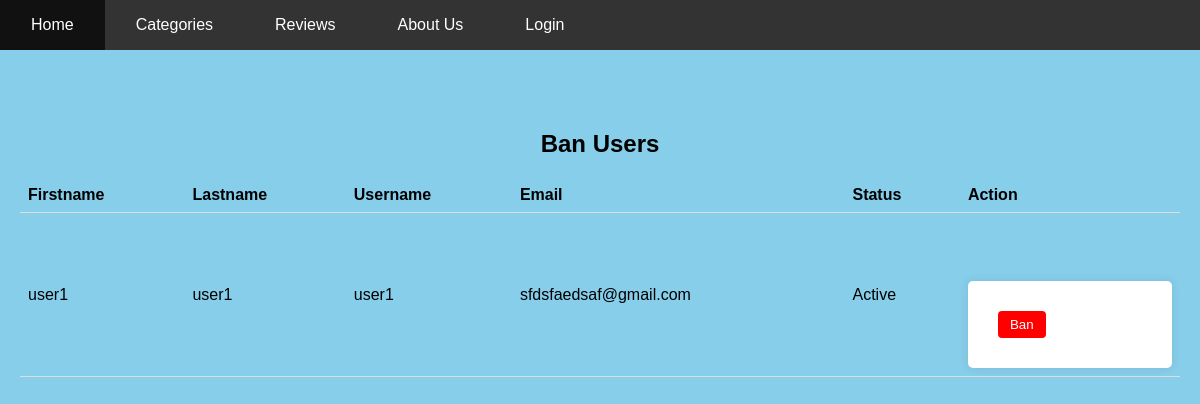
/Sample/banUser.php, run on the app's committed database.
### tables this page shows
CREATE TABLE `tbluseraccount` (
  `Firstname` varchar(50) NOT NULL,
  `Lastname` varchar(50) NOT NULL,
  `Username` varchar(30) NOT NULL,
  `Password` varchar(50) NOT NULL,
  `userType` int(1) NOT NULL DEFAULT 0,
  `Email` varchar(30) DEFAULT NULL,
  `Status` tinyint(1) NOT NULL DEFAULT 0
);

### Sample/banUser.php (the view, shortened to what this page needs)
<?php
require_once 'header.php';
$servername = "localhost";
$username = "root";
$password = "";
$dbname = "bookreview";
$conn = new mysqli($servername, $username, $password, $dbname);
$sql = "SELECT * FROM tbluseraccount WHERE userType = 0";
$result = $conn->query($sql);
if ($result->num_rows > 0) {
    ?>
    <!DOCTYPE html>
    <html>
    <head>
        <link rel="stylesheet" type="text/css" href="styles.css">
    </head>
    <body>
        <div class="container">
            <h2>Ban Users</h2>
            <table>
                <tr>
                    <th>Firstname</th>
                    <th>Lastname</th>
                    <th>Username</th>
                    <th>Email</th>
                    <th>Status</th>
                    <th>Action</th>
                </tr>
                <?php
                while ($row = $result->fetch_assoc()) {
                    echo "<tr>";
                    echo "<td>" . $row['Firstname'] . "</td>";
                    echo "<td>" . $row['Lastname'] . "</td>";
                    echo "<td>" . $row['Username'] . "</td>";
                    echo "<td>" . $row['Email'] . "</td>";
                    echo "<td>" . ($row['Status'] == 1 ? 'Banned' : 'Active') . "</td>";
                    echo "<td>";
                    if ($row['Status'] == 0) {
                        echo '<form action="banUserAction.php" method="post">';
                        echo '<button class="ban-button" type="submit" name="ban">Ban</button>';
                        echo '</form>';
                    } else {
                        echo '<form action="banUserAction.php" method="post">';
                        echo '<input type="hidden" name="username" value="' . $row['Username'] . '">';
                        echo '<button class="unban-button" type="submit" name="unban">Unban</button>';
                        echo '</form>';
                    }
                    echo "</td>";
                    echo "</tr>";
                }
                ?>
            </table>
        </div>
    </body>
    </html>
    <?php
} else {
    echo "No users found.";
}
?>

### Sample/styles.css (style rules this page uses)
body { background-color: skyblue; font-family: Arial, sans-serif; margin: 0; padding: 0; overflow: auto; }
.container { display: flex; flex-direction: column; justify-content: flex-start; align-items: center; height: calc(100vh - 60px); padding: 20px; margin-top: 60px; overflow-x: hidden; }
* { margin: 0; padding: 0; box-sizing: border-box; overflow-wrap: break-word; }
h2 { text-align: center; }
form { background-color: white; padding: 30px; border-radius: 5px; max-width: 500px; width: 100%; box-shadow: 0px 0px 10px rgba(0, 0, 0, 0.1); margin-top: 60px; }

### Sample/banUser.php (style rules this page uses)
.container { padding: 20px; }
h2 { font-size: 24px; margin-bottom: 20px; }
table { width: 100%; border-collapse: collapse; }
th, td { padding: 8px; text-align: left; border-bottom: 1px solid #ddd; }
.ban-button, .unban-button { padding: 6px 12px; border: none; border-radius: 4px; cursor: pointer; }
.ban-button { background-color: #ff0000; color: #fff; }

### data on the page
tbluseraccount: Firstname "user1", Lastname "user1", Username "user1", Email "sfdsfaedsaf@gmail.com", Status "Active"
